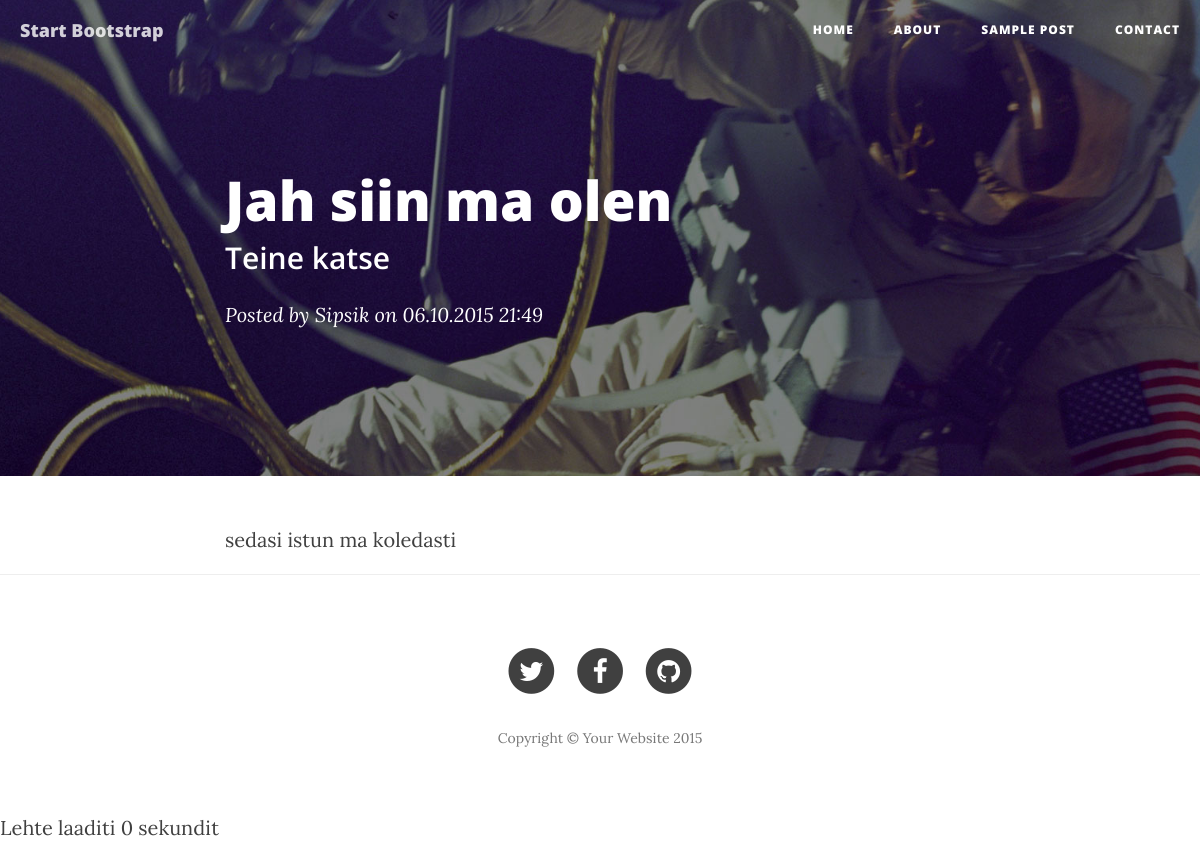
The page /?page=post&id=2 on the database as committed earlier.
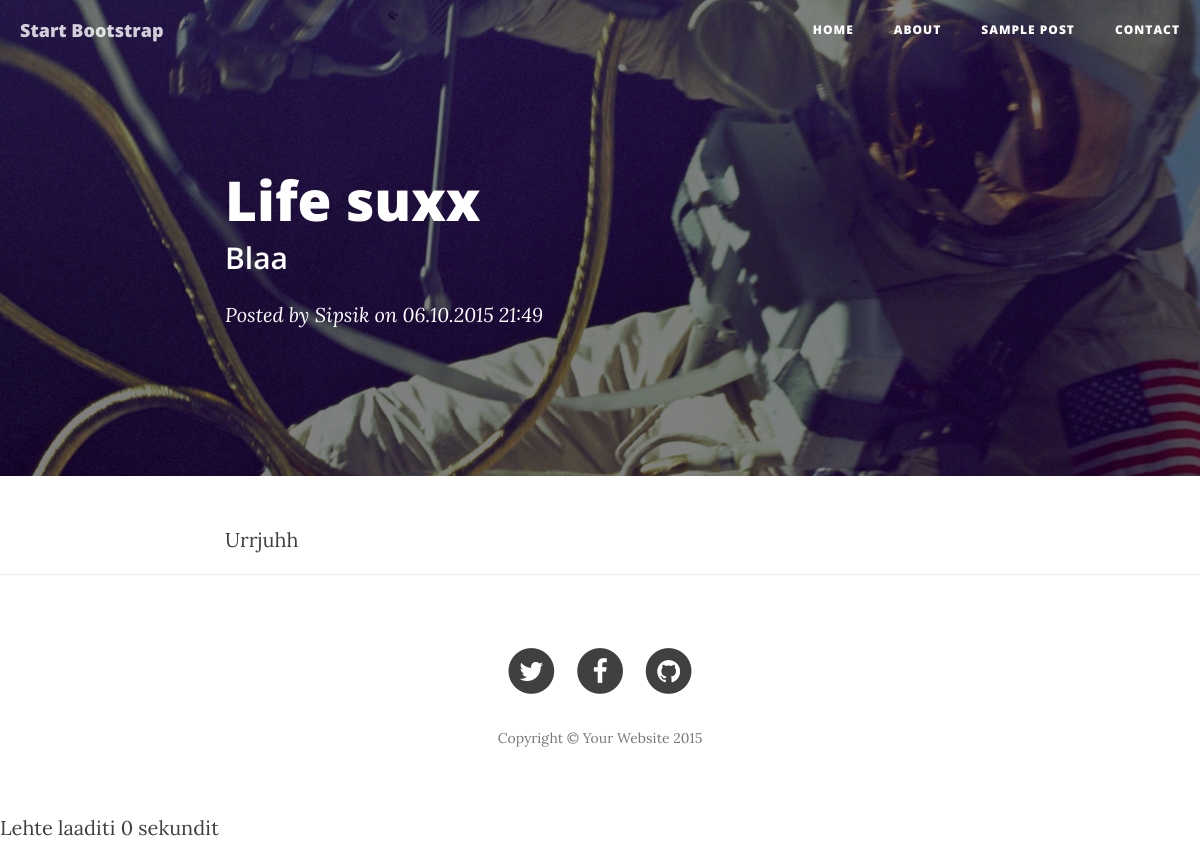
The same page on the database as committed later.
### tables this page shows
CREATE TABLE IF NOT EXISTS `posts` (
  `post_id`          INT(11) UNSIGNED NOT NULL,
  `author_id`        INT(10) UNSIGNED NOT NULL,
  `post_title`       VARCHAR(255)     NOT NULL,
  `post_description` VARCHAR(255)     NOT NULL,
  `post_text`        TEXT             NOT NULL,
  `post_created`     DATETIME         NOT NULL DEFAULT CURRENT_TIMESTAMP
);

CREATE TABLE IF NOT EXISTS `authors` (
  `author_id`   INT(11) UNSIGNED NOT NULL,
  `author_name` VARCHAR(255)     NOT NULL
);

### controllers/post.php (called while the page is built)
<?php
$post_id = isset($_GET['id']) ? $_GET['id'] : -1;
require "include/database.php";
$q = mysqli_query($db, "SELECT *, DATE_FORMAT(post_created, '%d.%m.%Y %H:%i') post_created FROM posts NATURAL JOIN authors WHERE post_id=$post_id");
$post = mysqli_fetch_assoc($q);
?>

### views/post.php (the view)
<header class="intro-header" style="background-image: url('img/post-bg.jpg')">
    <div class="container">
        <div class="row">
            <div class="col-lg-8 col-lg-offset-2 col-md-10 col-md-offset-1">
                <div class="post-heading">
                    <h1 class="post-title">
                        <?= $post['post_title'] ?>
                    </h1>
                    <h2 class="subheading"><?= $post['post_description'] ?></h2>
                    <span class="meta">Posted by <a href="#"><?= $post['author_name'] ?></a> on <?= $post['post_created'] ?></span>
                </div>
            </div>
        </div>
    </div>
</header>
<article>
    <div class="container">
        <div class="row">
            <div class="col-lg-8 col-lg-offset-2 col-md-10 col-md-offset-1"><?= $post['post_text'] ?>
            </div>
        </div>
    </div>
</article>
<hr>

Rows that differ between the two databases and show on the page:
changed posts "Sipsik": post_title "Jah siin ma olen" → "Life suxx"; post_description "Teine katse" → "Blaa"; post_text "sedasi istun ma koledasti" → "Urrjuhh"
